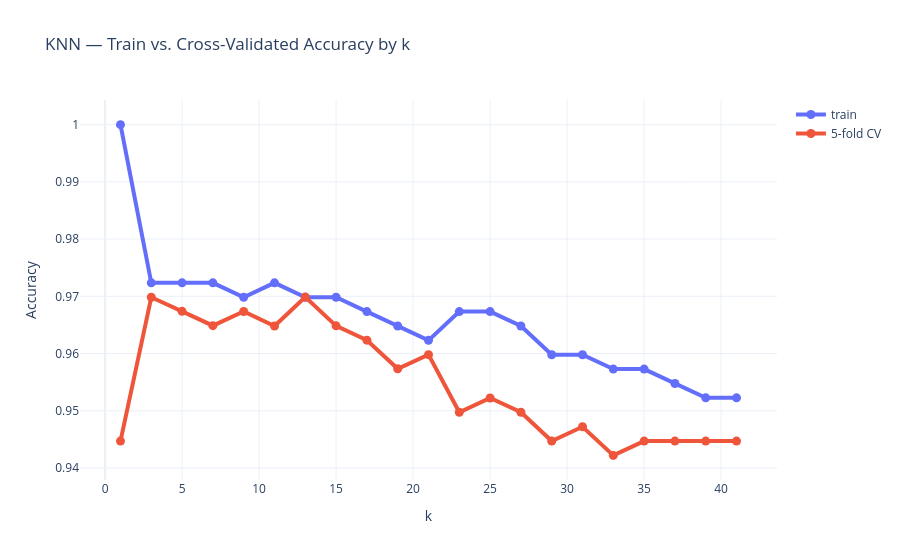

The code cell stored with this chart in its notebook:
### Markdown cell above
#### 3b) KNN hyperparameters
| Hyperparameter | Effect |
|---|---|
| `n_neighbors` (*k*) | small *k* → low bias, high variance (overfits); large *k* → high bias (underfits) |
| `weights` | `"uniform"` (each neighbour one vote) vs. `"distance"` (closer neighbours count more) |
| `metric` | `"euclidean"`, `"manhattan"`, … — how "near" is measured; only meaningful on scaled features |

Hyperparameters are **chosen** (by validation or CV); parameters like regression weights are **learned**. KNN has no learned weights — it stores the training set, which is why it is non-parametric.

### Code cell
k_results = []
for k in range(1, 42, 2):
    pipe = Pipeline([("scaler", StandardScaler()), ("knn", KNeighborsClassifier(n_neighbors=k))]).fit(X_train, y_train)
    k_results.append({"k": k, "train": pipe.score(X_train, y_train), "5-fold CV": cross_val_score(pipe, X_train, y_train, cv=cv).mean()})
k_results = pd.DataFrame(k_results)

fig = px.line(k_results, x="k", y=["train", "5-fold CV"], markers=True, template=TEMPLATE,
              title="KNN — Train vs. Cross-Validated Accuracy by k", labels={"value": "Accuracy", "variable": ""})
fig.update_traces(line=dict(width=4), marker=dict(size=9))
fig.show()

### Figure 1 — Plotly figure (JSON) as saved in the notebook; plotly's stock layout.template omitted (floating-point values rounded to 4 significant figures)
{"data": [{"hovertemplate": "=train<br>k=%{x}<br>Accuracy=%{y}<extra></extra>", "legendgroup": "train", "line": {"color": "#636efa", "dash": "solid", "width": 4}, "marker": {"size": 9, "symbol": "circle"}, "mode": "lines+markers", "name": "train", "orientation": "v", "showlegend": true, "type": "scatter", "x": [1, 3, 5, 7, 9, 11, 13, 15, 17, 19, 21, 23, 25, 27, 29, 31, 33, 35, 37, 39, 41], "xaxis": "x", "y": [1.0, 0.9724, 0.9724, 0.9724, 0.9698, 0.9724, 0.9698, 0.9698, 0.9673, 0.9648, 0.9623, 0.9673, 0.9673, 0.9648, 0.9598, 0.9598, 0.9573, 0.9573, 0.9548, 0.9523, 0.9523], "yaxis": "y"}, {"hovertemplate": "=5-fold CV<br>k=%{x}<br>Accuracy=%{y}<extra></extra>", "legendgroup": "5-fold CV", "line": {"color": "#EF553B", "dash": "solid", "width": 4}, "marker": {"size": 9, "symbol": "circle"}, "mode": "lines+markers", "name": "5-fold CV", "orientation": "v", "showlegend": true, "type": "scatter", "x": [1, 3, 5, 7, 9, 11, 13, 15, 17, 19, 21, 23, 25, 27, 29, 31, 33, 35, 37, 39, 41], "xaxis": "x", "y": [0.9447, 0.9698, 0.9674, 0.9649, 0.9673, 0.9648, 0.9699, 0.9648, 0.9623, 0.9573, 0.9598, 0.9497, 0.9522, 0.9497, 0.9447, 0.9472, 0.9422, 0.9447, 0.9447, 0.9447, 0.9447], "yaxis": "y"}], "layout": {"legend": {"title": {"text": ""}, "tracegroupgap": 0}, "title": {"text": "KNN — Train vs. Cross-Validated Accuracy by k"}, "xaxis": {"anchor": "y", "domain": [0, 1], "title": {"text": "k"}}, "yaxis": {"anchor": "x", "domain": [0, 1], "title": {"text": "Accuracy"}}}}
